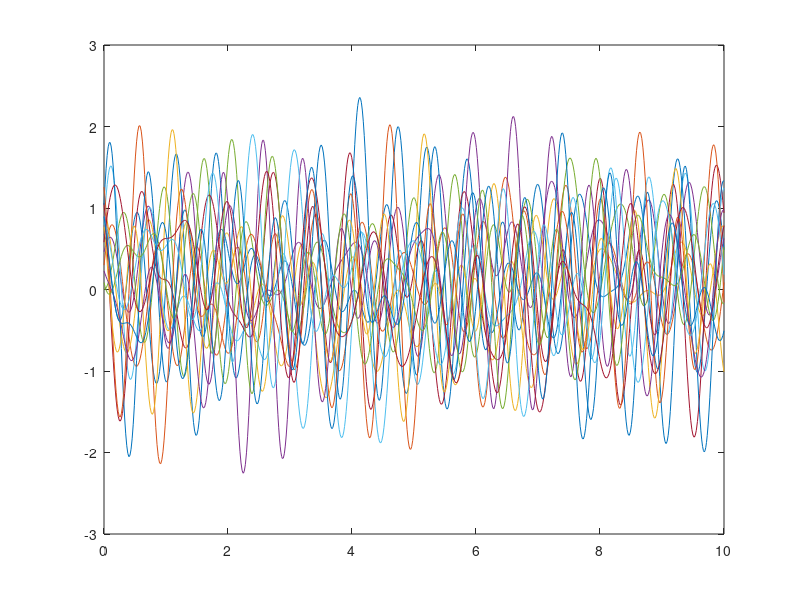
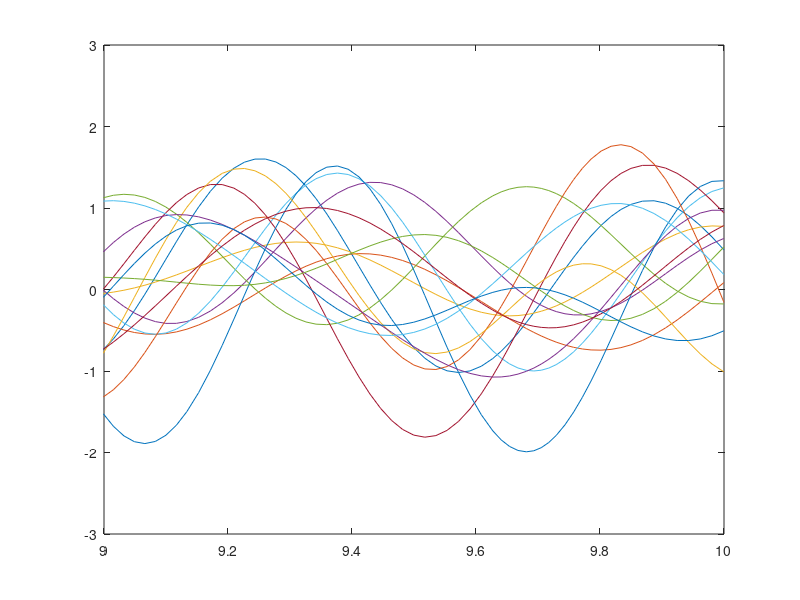
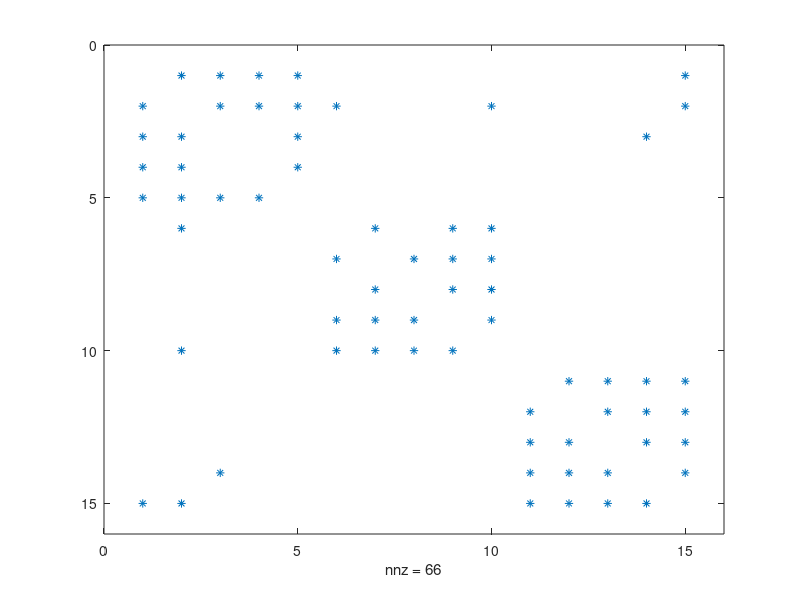

The MATLAB script that drew these images, in order:
clear
close all

N_list=[5,5,5]; %number of ODEs/State Variables in each subsystem
N_total=sum(N_list);
Int_max=5; %largest value to appear in the ODE equations
Int_min=-5; %smallest value to appear in the ODE equations
Max_population=10; %Sum of initial conditions
tf=10; %final time
Num_connections=5; %Maximum number of connections between subsystems

A=zeros(N_total,N_total);
for N_iter=1:length(N_list)
    N=N_list(N_iter);
    sub_A=randi([Int_min,Int_max],N,N);
    for i=1:N
        sub_A(i,i)=0;
        for j=i+1:N
            sub_A(j,i)=-sub_A(i,j);
        end
    end
    if N_iter==1
        A(1:N,1:N)=sub_A;
    else
        N_filled=sum(N_list(1:N_iter-1));
        A(N_filled+1:N_filled+N,N_filled+1:N_filled+N)=sub_A;
    end
end

for i=1:Num_connections
    sub_1=randi([1,length(N_list)]);
    if sub_1==length(N_list)
        sub_2=length(N_list);
        sub_1=length(N_list)-1;
    else
        sub_2=sub_1+1;
    end
    
    N1=randi([1,N_list(sub_1)]);
    N2=randi([1,N_list(sub_2)])+sum(N_list(1:sub_2-1));
    value=randi([Int_min,Int_max]);
    while value==0
        value=randi([Int_min,Int_max]);
    end
    A(N1,N2)=value;
    A(N2,N1)=-value;
    
end

% for N_iter=2:length(N_list)
%     N1=sum(N_list(1:N_iter-1));
%     N2=sum(N_list(1:N_iter));
%     value=randi([Int_min,Int_max]);
%     while value==0
%         value=randi([Int_min,Int_max]);
%     end
%     A(N1,N2)=value;
%     A(N2,N1)=-value;
% end

x0=rand(1,N_total);
x0=x0*Max_population/norm(x0,1);


%odefun = @(t,x) A*exp(-t/2)*x;
odefun = @(t,x) A*x;
[t,x] = ode45(odefun,[0,tf],x0);

figure(1)
plot(t,x)

figure(2)
plot(t,x)
xlim([tf-1,tf])

figure(3)
spy(A)